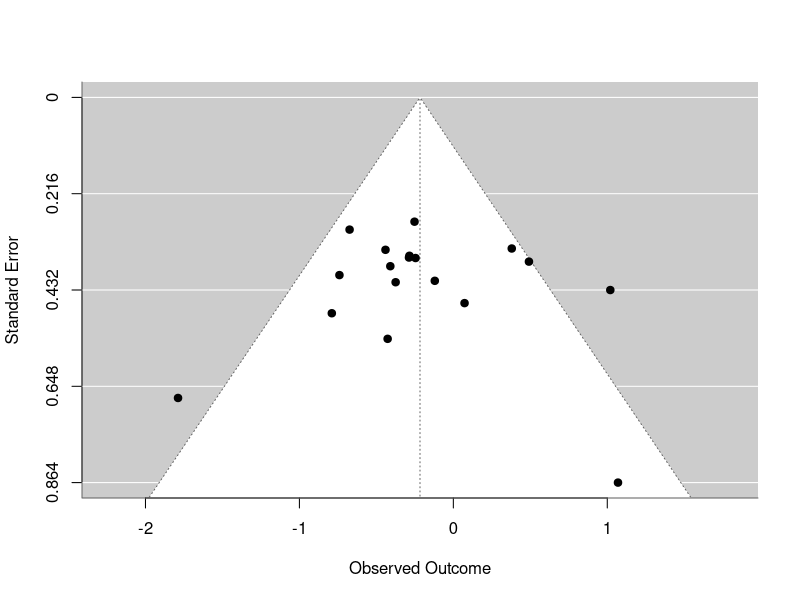
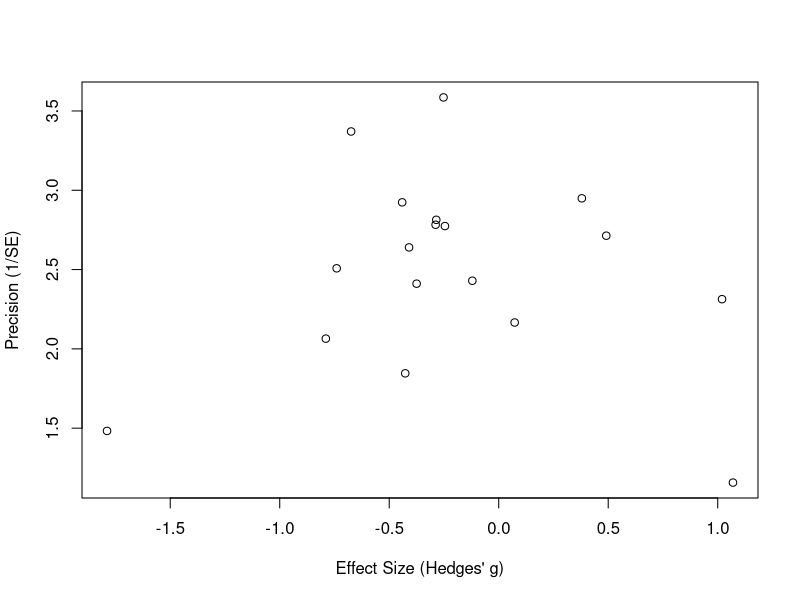
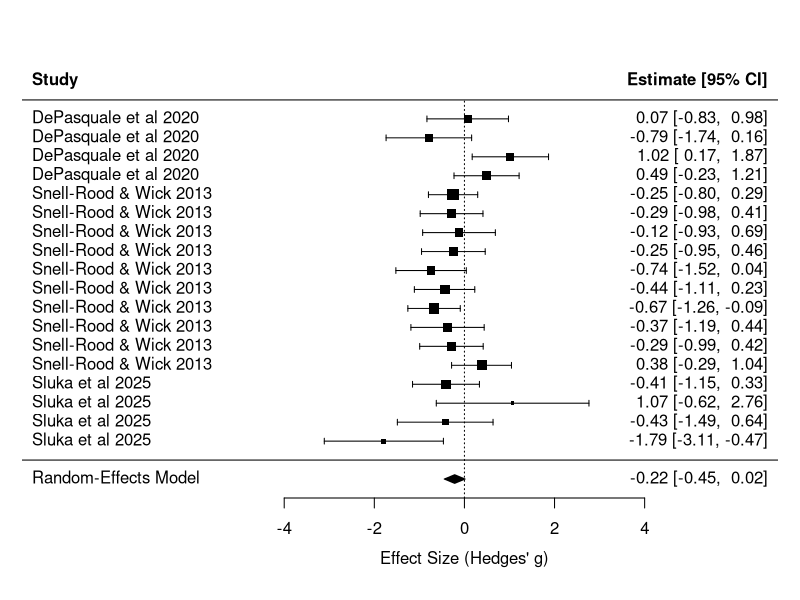
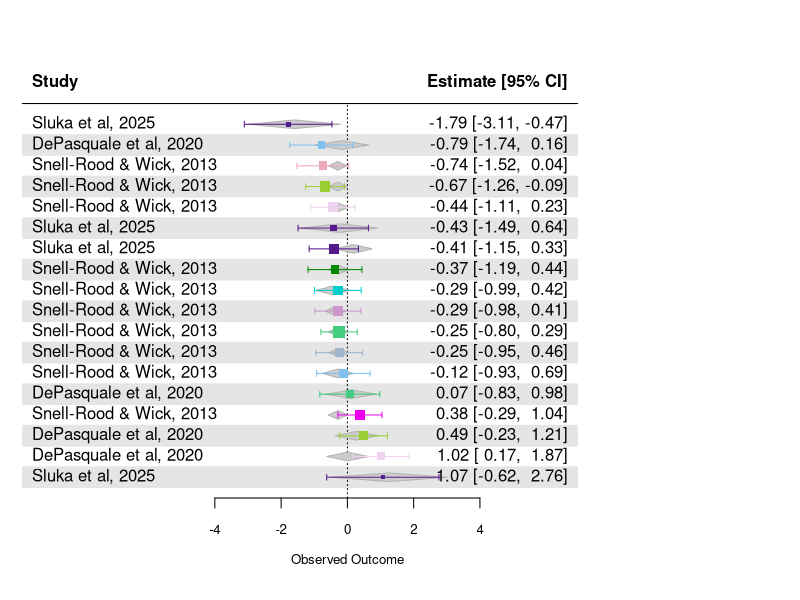

The R source for these figures, in order:
#----packages----
install.packages("metafor",dependencies=TRUE,repos="https://cloud.r-project.org")
library(metafor)

#extracting and scaling first year of collection and length of collection
data <- read.csv('data/meta_analysis.csv')
data$first_collection <- as.numeric(sub("-.*", "", data$collection_period))
data$length_of_collection <- as.numeric(sub(".*-", "", data$collection_period)) - data$first_collection
data$first_collection_scaled <- scale(data$first_collection, center = TRUE, scale = TRUE)
data$length_of_collection_scaled <- scale(data$length_of_collection, center = TRUE, scale = TRUE)

#---- some playing with plots ----

#estimating SE
data$SE <- (data$upper95 - data$lower95) / (2 * 1.96)

#formatting for plotting
meta <- rma(yi = data$hedgesg, sei = data$SE, data = data, method = "REML")

summary(meta)

#plotting
funnel(meta)

plot(data$hedgesg, (1/data$SE), xlab = "Effect Size (Hedges' g)", ylab = "Precision (1/SE)")

forest(meta, slab = paste(data$paper, data$year), xlab = "Effect Size (Hedges' g)")

#---- a look at modelling ----

data$var <- data$SE^2

write.csv(data,"data/metafinal.csv", row.names = FALSE)

meta2 <- rma.mv(yi = hedgesg, 
                     V = var, 
                     random = ~ 1 | paper, 
                     data = data)
summary(meta2)

meta3 <- rma.mv(yi = hedgesg, 
                     V = var, 
                     mods = ~ first_collection_scaled + length_of_collection_scaled + relativeby + location, 
                     random = ~ 1 | species/paper, 
                     data = data)

summary(meta3)
print(meta3)

data$label <- paste(data$paper, data$year, sep = ", ")

list(unique(data$legend))

colours <- c("seagreen3", "skyblue2", "thistle2", "olivedrab3", "plum3", "slategray3", 
            "pink2", "green4", "cyan3", "magenta2", "purple4")

colourpallet <- setNames(colours, c("Blarina brevicuada", "Eptesicus fuscus", "Microtus pennsylvanicus", "Peromyscus leucopus", "Clethrionomys gapperi", "Geomys bursarius", "Myotis lucifugus", "Scuirus carolinensis", "Sorex cinereus", "Tamiasciurus hudsonicus", "Procyon loctor"))

layout(matrix(c(1, 2), nrow = 1), widths = c(3, 1))
forest(meta3,cex.lab=0.8,cex.axis=0.8,addfit=TRUE,shade="zebra", order = 'obs', slab = data$label, colout = colourpallet[data$legend])
par(mar = c(5, 4, 4, 9) + 1)
legend("right", legend = names(colourpallet), fill = colourpallet, cex = 0.7, inset = c(-0.445, 0), xpd = TRUE, bty = "n")
?forest

#---- egger's test ----

regtest(meta, model = "rma")
